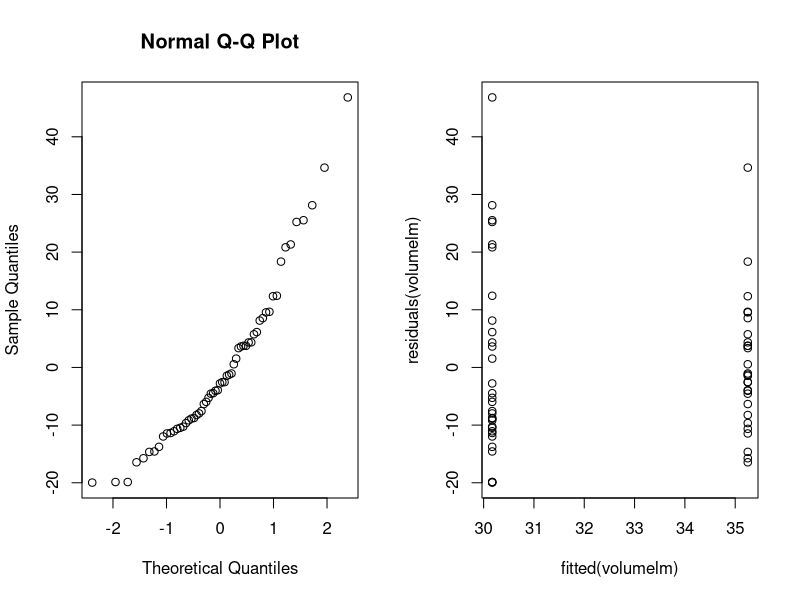
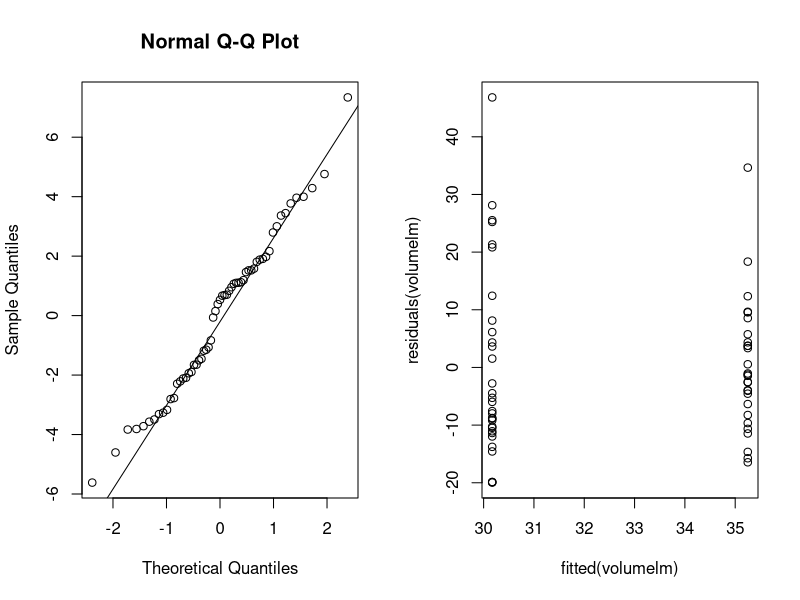
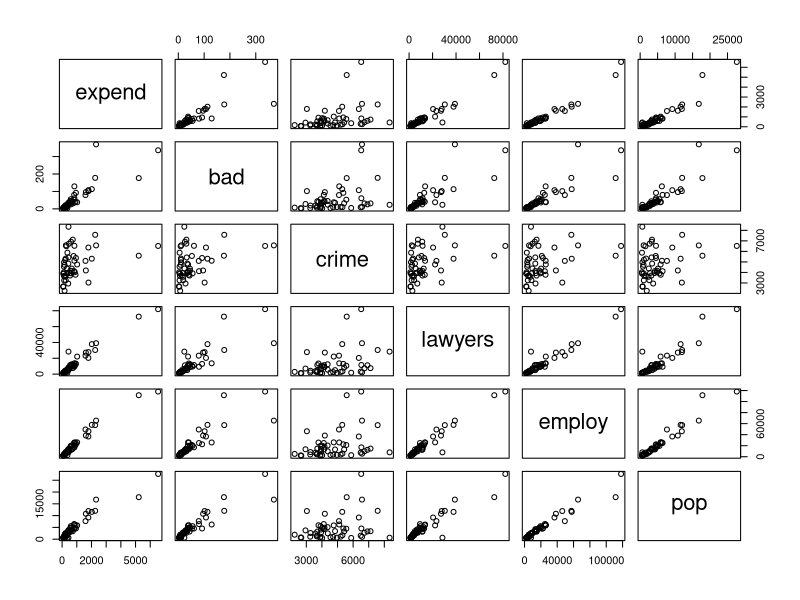
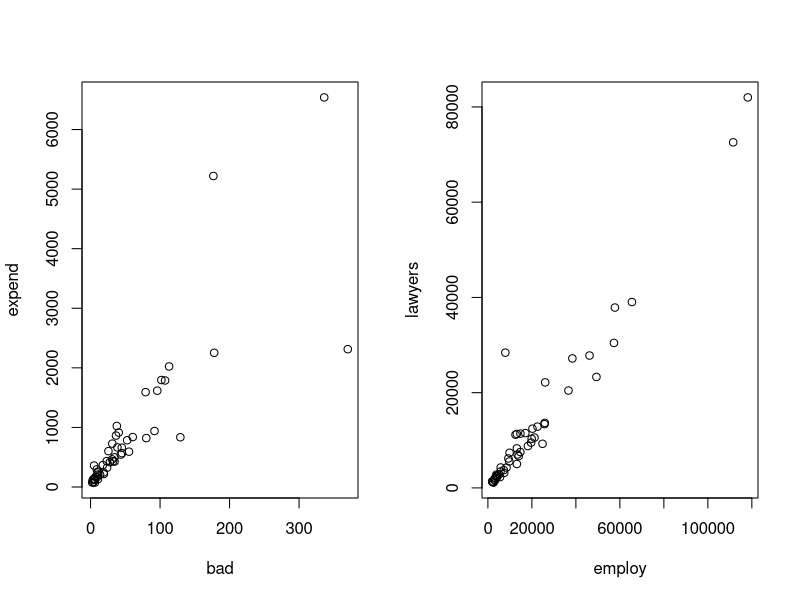
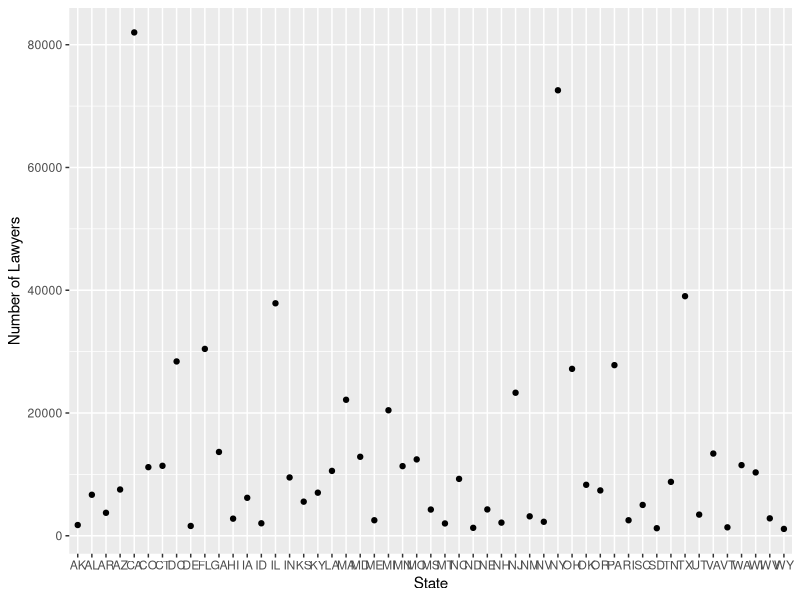
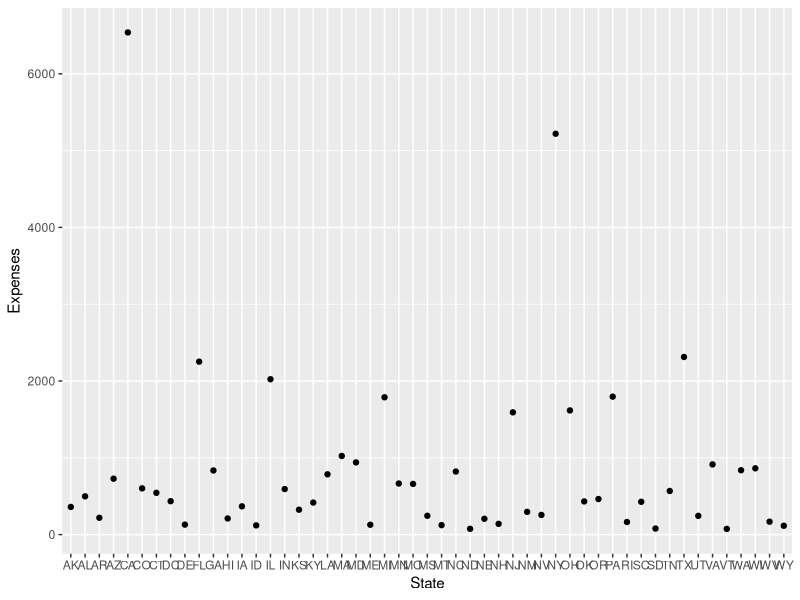
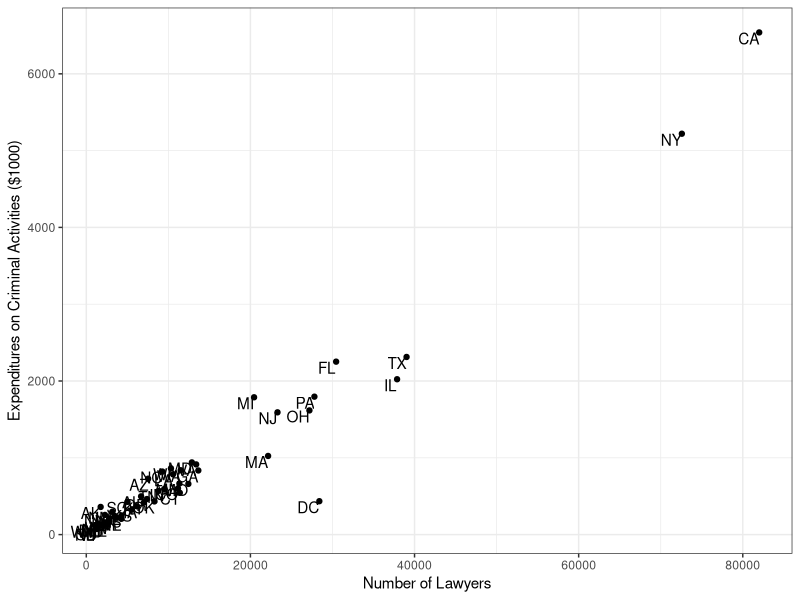
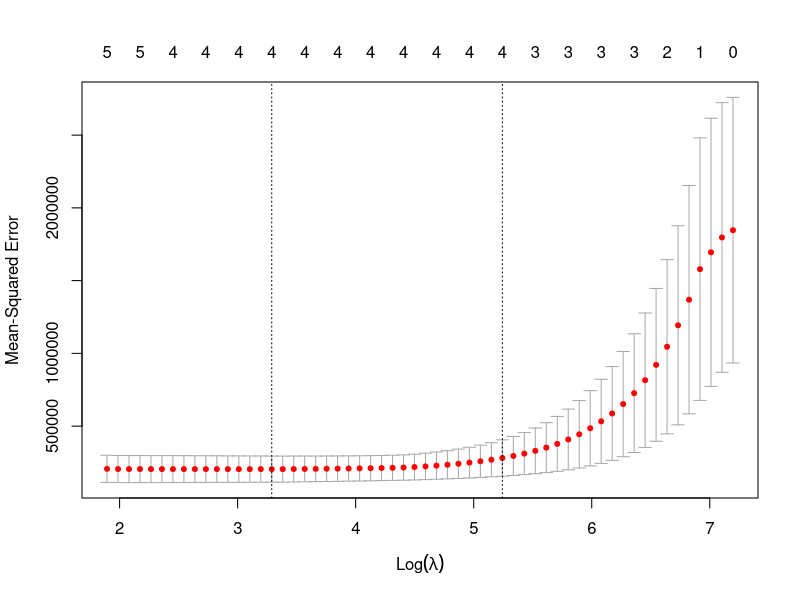

Reproduce these figures in R, in order.
## ---- chunk 1
treeVolume = read.table("treeVolume.txt", header = T)
head(treeVolume)
## ---- chunk 2
volumelm = lm(volume ~ factor(type), data = treeVolume)
anova(volumelm)
## ---- chunk 3
par(mfrow=c(1,2))
qqnorm(residuals(volumelm))
plot(fitted(volumelm), residuals(volumelm))
par(mfrow=c(1,1))
## ---- chunk 4
t.test(volume ~ factor(type), data=treeVolume)
## ---- chunk 5
volumelm1 = lm(volume ~ height + factor(type) * diameter, data = treeVolume)
anova(volumelm1)
## ---- chunk 6
volumelm2 = lm(volume ~ diameter + factor(type) * height, data = treeVolume)
anova(volumelm2)
## ---- chunk 7
volumeFulllm = lm(volume ~ diameter + height + factor(type), data = treeVolume)
anova(volumeFulllm)
## ---- chunk 8
volumeFulllm = lm(volume ~ diameter + height, data = treeVolume)
anova(volumeFulllm)
## ---- chunk 9
volumeFulllm = lm(volume ~ diameter * height, data = treeVolume)
anova(volumeFulllm)
## ---- chunk 10
par(mfrow=c(1,2))
qqnorm(residuals(volumeFulllm))
qqline(residuals(volumeFulllm))
plot(fitted(volumelm), residuals(volumelm))
par(mfrow=c(1,1))

## ---- chunk 11
d = mean(treeVolume$diameter)
h = mean(treeVolume$height)
avgTree = data.frame(diameter=d, height=h, type="oak")

unname(predict(volumeFulllm, avgTree))

## ---- chunk 12
perfectVolume = pi * (treeVolume$diameter / 2)**2 * treeVolume$height
volumePerfectlm = lm(treeVolume$volume ~ perfectVolume)
anova(volumePerfectlm)
## ---- chunk 13
summary(volumeFulllm)
summary(volumePerfectlm)
## ---- chunk 14
expensescrime = read.table("expensescrime.txt", header = T)
pairs(expensescrime[,-1])
## ---- chunk 15
par(mfrow=c(1,2))
plot(expend ~ bad, data=expensescrime)
plot(lawyers ~ employ, data=expensescrime)
par(mfrow=c(1,1))
## ---- chunk 16
library(ggplot2)

# number of lawyers per state
ggplot(expensescrime, aes(x = state, y = lawyers)) +
  geom_point() +
  labs(x = "State", y = "Number of Lawyers") 

#expenses per state
ggplot(expensescrime, aes(x = state, y = expend)) +
  geom_point() +
  labs(x = "State", y = "Expenses") 

#check what states are outliers in terms of expenses and lawyers 
ggplot(expensescrime, aes(x = lawyers, y = expend, label = state)) +
  geom_point() +
  geom_text(vjust = 1, hjust = 1) +
  labs(x = "Number of Lawyers", y = "Expenditures on Criminal Activities ($1000)") +
  theme_bw()

## ---- chunk 17
summary(lm(expend ~ bad, data=expensescrime))$r.squared
summary(lm(expend ~ crime, data=expensescrime))$r.squared
summary(lm(expend ~ lawyers, data=expensescrime))$r.squared
summary(lm(expend ~ employ, data=expensescrime))$r.squared
summary(lm(expend ~ pop, data=expensescrime))$r.squared


## ---- chunk 18
summary(lm(expend ~ employ + bad, data=expensescrime))$r.squared
summary(lm(expend ~ employ + crime, data=expensescrime))$r.squared
summary(lm(expend ~ employ + lawyers, data=expensescrime))$r.squared
summary(lm(expend ~ employ + pop, data=expensescrime))$r.squared
## ---- chunk 19
summary(lm(expend ~ employ + lawyers + bad, data=expensescrime))$r.squared
summary(lm(expend ~ employ + lawyers + crime, data=expensescrime))$r.squared
summary(lm(expend ~ employ + lawyers + pop, data=expensescrime))$r.squared
## ---- chunk 20
model = lm(expend ~ employ + lawyers, data=expensescrime)
## ---- chunk 21
newData = data.frame(bad=50, crime=5000, lawyers=5000, employ=5000, pop=5000)
predict(model, newData, interval = 'prediction')
## ---- chunk 22
# columns 1 (state), 2 (expend)
x=as.matrix(expensescrime[,-1:-2])
y=expensescrime[,2]

train=sample(1:nrow(x),2/3*nrow(x))
x.train=x[train,]; y.train=y[train]
x.test=x[-train,]; y.test = y[-train]
## ---- chunk 23
library(glmnet)
lasso.model=glmnet(x.train, y.train, alpha=1)
lasso.cv=cv.glmnet(x.train, y.train, alpha=1, type.measure="mse", nfolds=5)

#plot(lasso.model, label=T, xvar="lambda")
plot(lasso.cv)
plot(lasso.cv$glmnet.fit, xvar="lambda", label=T)

lambda.1se=lasso.cv$lambda.1se;
coef(lasso.model,s=lasso.cv$lambda.1se)
lasso.pred=predict(lasso.model,s=lambda.1se,newx=as.matrix(x.test))
## ---- chunk 24
mse.lasso=mean((y.test-lasso.pred)^2); mse.lasso

lm.model=lm(expend ~ employ + lawyers, data=expensescrime, subset=train)
y.predict.lm=predict(lm.model,newdata=expensescrime[-train,])
mse.lm=mean((y.test-y.predict.lm)^2); mse.lm
## ---- chunk 25
titanic = read.table("titanic.txt", header = T)
titanic$Sex <- factor(titanic$Sex)
titanic$PClass <- factor(titanic$PClass)
titanic$Survived <- factor(titanic$Survived, levels=c(1,0), labels=c("Yes", "No"))
## ---- chunk 26
survived = titanic$Survived
plot(survived ~ factor(titanic$PClass), main='Ratio of survivors per class', xlab='Passenger class', ylab='survived')
## ---- chunk 27
plot(survived, factor(titanic$PClass), main='Ration of survivors per class', ylab='Passenger class', xlab='survived')
## ---- chunk 28
plot(factor(titanic$Sex), survived, main='Ratio of survivors per sex', xlab='sex', ylab='survived')
## ---- chunk 29
par(mfrow=c(1,2))
hist(titanic$Age, breaks = seq(0, 80, 5), main='Age of all', xlab='Age')
plot(survived ~ titanic$Age, main='Ratio of survival per Age', xlab='age', ylab='survived')
par(mfrow=c(1,1))
## ---- chunk 30
titanic = read.table("titanic.txt", header = T)
titanic$Sex <- factor(titanic$Sex, levels=c("male", "female"), labels=c(1, 0))
titanic$PClass <- factor(titanic$PClass,levels=c("1st", "2nd", "3rd"), labels=c(1, 2, 3))
titanic$Survived <- factor(titanic$Survived)
model <- glm(Survived ~ PClass + Age + Sex, data=titanic, family=binomial(link="logit"))
summary(model)
## ---- chunk 31
odds_ratio <- exp(coef(model))
odds_ratio <- data.frame(feature=names(odds_ratio), odds_ratio=odds_ratio)
odds_ratio
## ---- chunk 32
model <- glm(Survived ~ PClass + Age + Sex + Age:PClass + Age:Sex, data=titanic, family=binomial(link="logit"))
summary(model)
## ---- chunk 33
newdata <- expand.grid(PClass=levels(titanic$PClass), Sex=levels(titanic$Sex))
newdata$Age <- rep(55, nrow(newdata))

# use the predict() function to get the predicted probabilities for each combination of PClass, Sex, and Age
newdata$SurvivalProb <- predict(model, newdata, type="response")

newdata
## ---- chunk 34
titanic = read.table("titanic.txt", header = T)
PClass = factor(titanic$PClass)
Survived = factor(titanic$Survived)
t = table(PClass, Survived); t

z = chisq.test(t); z
residuals(z)
## ---- chunk 35
Sex = factor(titanic$Sex);
t = table(Sex, Survived); t
z = chisq.test(t); z
residuals(z)
## ---- chunk 36
coups = read.table("coups.txt", header = T)
data <- coups

# fit the Poisson regression model
model <- glm(miltcoup ~ oligarchy + pollib + parties + pctvote + popn + size + numelec + numregim, data = data, family = "poisson")

# summarize the model
summary(model)

## ---- chunk 37
# fit the Poisson regression model
model <- glm(miltcoup ~ oligarchy + pollib + parties + pctvote + popn + size  + numregim, data = data, family = "poisson")

# summarize the model
summary(model)
## ---- chunk 38
# fit the Poisson regression model
model <- glm(miltcoup ~ oligarchy + pollib + parties + pctvote + popn + size, data = data, family = "poisson")

# summarize the model
summary(model)
## ---- chunk 39
# fit the Poisson regression model
model <- glm(miltcoup ~ oligarchy + pollib + parties + pctvote + popn, data = data, family = "poisson")

# summarize the model
summary(model)
## ---- chunk 40
# fit the Poisson regression model
model <- glm(miltcoup ~ oligarchy + pollib + parties + pctvote, data = data, family = "poisson")

# summarize the model
summary(model)
## ---- chunk 41
# fit the Poisson regression model
model <- glm(miltcoup ~ oligarchy + pollib + parties, data = data, family = "poisson")

# summarize the model
summary(model)
## ---- chunk 42
# set overall averages of all the other numerical characteristics
newdata <- data.frame(
  oligarchy = mean(data$oligarchy),
  pollib = mean(data$pollib),
  parties = mean(data$parties),
  pctvote = mean(data$pctvote),
  popn = mean(data$popn),
  size = mean(data$size),
  numelec = mean(data$numelec),
  numregim = mean(data$numregim)
)

round(newdata, digits = 0)
newdata

newdata$pollib <- 0
predict(model, newdata, type = "response")

newdata$pollib <- 1
predict(model, newdata, type = "response")

newdata$pollib <- 2
predict(model, newdata, type = "response")

